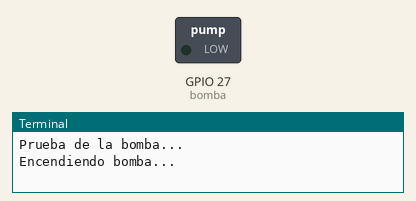
Simulated run of this program. Board: Raspberry Pi (BCM pin numbers). Parts: switched loads named in the program (green lamp = pin HIGH), the last lines printed to the terminal. Parts the program declares active-low are drawn by pin level, so they are really on while drawn off.

Above: at 10.0 s.
At 21.0 s:
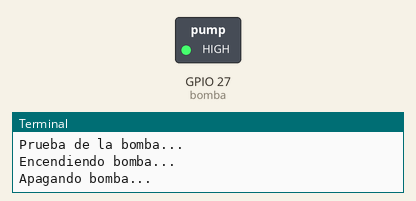
Timing chart, 0 to 28.6 s (numbered marks = the images above):
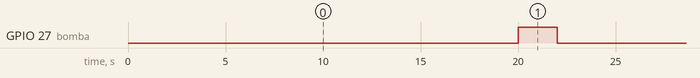

Measured:
- by itself, GPIO 27 (bomba): alternates HIGH for 2.0 s and LOW for 20.0 s

The program:

prueba_bomba.py
```python
#! DIGITAL // 5V

from gpiozero import OutputDevice
from time import sleep

# Pin GPIO donde está conectado el relé
bomba = OutputDevice(27, active_high=False, initial_value=False)
# active_high=False se usa si el relé se activa con 0 lógico (muy común)

print("Prueba de la bomba...")

while True:
    print("Encendiendo bomba...")
    bomba.on()
    sleep(20)

    print("Apagando bomba...")
    bomba.off()
    sleep(2)
```
